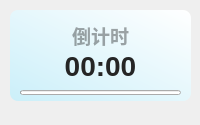
<?xml version="1.0" encoding="UTF-8"?>
<ui version="4.0">
 <class>Form</class>
 <widget class="QWidget" name="Form">
  <property name="geometry">
   <rect>
    <x>0</x>
    <y>0</y>
    <width>200</width>
    <height>125</height>
   </rect>
  </property>
  <property name="minimumSize">
   <size>
    <width>0</width>
    <height>0</height>
   </size>
  </property>
  <property name="maximumSize">
   <size>
    <width>16777215</width>
    <height>65536</height>
   </size>
  </property>
  <property name="windowTitle">
   <string>活动倒计时</string>
  </property>
  <widget class="ProgressBar" name="progressBar">
   <property name="geometry">
    <rect>
     <x>20</x>
     <y>90</y>
     <width>161</width>
     <height>5</height>
    </rect>
   </property>
   <property name="minimumSize">
    <size>
     <width>0</width>
     <height>5</height>
    </size>
   </property>
   <property name="maximumSize">
    <size>
     <width>16777215</width>
     <height>6</height>
    </size>
   </property>
   <property name="styleSheet">
    <string notr="true"/>
   </property>
   <property name="orientation">
    <enum>Qt::Horizontal</enum>
   </property>
   <property name="useAni">
    <bool>true</bool>
   </property>
   <property name="val">
    <double>0.000000000000000</double>
   </property>
  </widget>
  <widget class="QLabel" name="activity_countdown_title">
   <property name="geometry">
    <rect>
     <x>20</x>
     <y>20</y>
     <width>161</width>
     <height>31</height>
    </rect>
   </property>
   <property name="font">
    <font>
     <family>Microsoft YaHei UI</family>
     <pointsize>14</pointsize>
     <weight>75</weight>
     <bold>true</bold>
    </font>
   </property>
   <property name="styleSheet">
    <string notr="true">color: rgba(0, 0, 0, 90);
font-weight: bold;</string>
   </property>
   <property name="text">
    <string>倒计时</string>
   </property>
   <property name="textFormat">
    <enum>Qt::PlainText</enum>
   </property>
   <property name="alignment">
    <set>Qt::AlignCenter</set>
   </property>
  </widget>
  <widget class="QLabel" name="activity_countdown">
   <property name="geometry">
    <rect>
     <x>20</x>
     <y>40</y>
     <width>161</width>
     <height>51</height>
    </rect>
   </property>
   <property name="font">
    <font>
     <family>Microsoft YaHei UI</family>
     <pointsize>21</pointsize>
     <weight>75</weight>
     <bold>true</bold>
    </font>
   </property>
   <property name="styleSheet">
    <string notr="true">border: none;
color: rgba(37, 37, 37, 255);
font-weight: bold</string>
   </property>
   <property name="text">
    <string>00:00</string>
   </property>
   <property name="textFormat">
    <enum>Qt::PlainText</enum>
   </property>
   <property name="alignment">
    <set>Qt::AlignCenter</set>
   </property>
  </widget>
  <widget class="QLabel" name="backgnd">
   <property name="geometry">
    <rect>
     <x>10</x>
     <y>10</y>
     <width>181</width>
     <height>91</height>
    </rect>
   </property>
   <property name="styleSheet">
    <string notr="true">background-color: qlineargradient(spread:pad, x1:0, y1:1, x2:1, y2:0, stop:0 rgba(203, 239, 249, 255), stop:1 rgba(255, 255, 255, 255));
border-radius: 8px</string>
   </property>
   <property name="text">
    <string/>
   </property>
  </widget>
  <widget class="QLabel" name="img">
   <property name="geometry">
    <rect>
     <x>10</x>
     <y>10</y>
     <width>91</width>
     <height>91</height>
    </rect>
   </property>
   <property name="styleSheet">
    <string notr="true"/>
   </property>
   <property name="pixmap">
    <pixmap>img/3.png</pixmap>
   </property>
   <property name="scaledContents">
    <bool>true</bool>
   </property>
  </widget>
  <zorder>backgnd</zorder>
  <zorder>img</zorder>
  <zorder>progressBar</zorder>
  <zorder>activity_countdown_title</zorder>
  <zorder>activity_countdown</zorder>
 </widget>
 <customwidgets>
  <customwidget>
   <class>ProgressBar</class>
   <extends>QProgressBar</extends>
   <header>qfluentwidgets</header>
  </customwidget>
 </customwidgets>
 <resources/>
 <connections/>
</ui>
